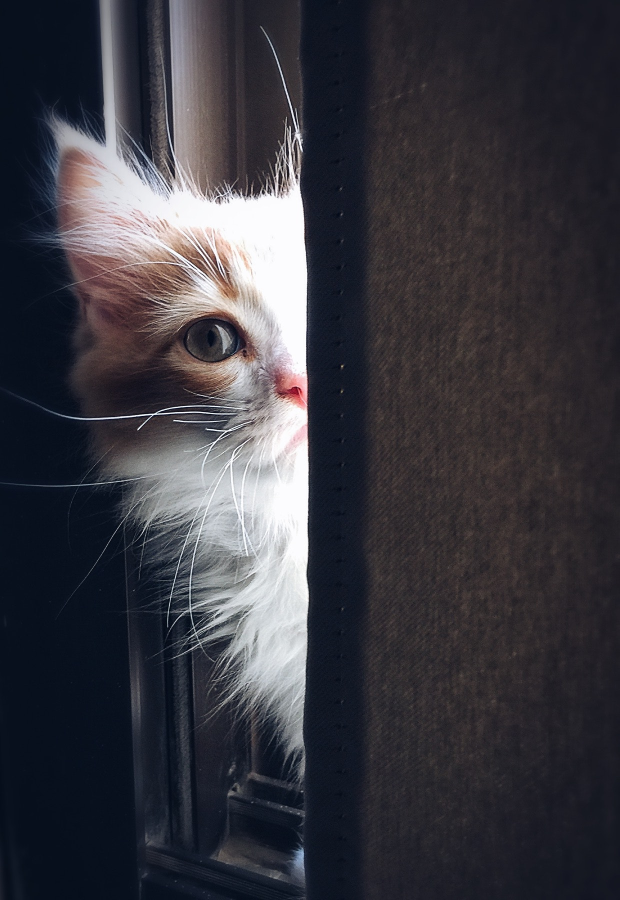
#> input picture examples/cat.jpg, 1239 x 1800 px (shown at 1/2 size)
$ python -i crop.py   (imports and definitions only)
#> lines starting #> are read from the running program, lines starting #| are printed output that depends on the picture
from PIL import Image


def scale(square_side):
    division = square_side // 10
    counter = 0
    while division:
        division = division // 10
        counter += 1
    return 10**(counter - 1)


def crop(image_name):
#> called with image_name = '../../examples/cat.jpg'
    image = Image.open(image_name)
#> image is the input picture: PIL image 1239x1800 RGB; mean R, G, B 57.8, 56.9, 64
    width = image.width
#> width = 1239
    height = image.height
#> height = 1800
    square_side = min(width, height)
#> square_side = 1239
    scaled_step = scale(square_side)
#> scaled_step = 100
    scaling = 0
    print(scaling, scaled_step, square_side, max(width, height))
#| 0 100 1239 1800
    while scaling * scaled_step + square_side < max(width, height):
        if square_side == width:
            squared_image = image.crop((0, scaling * scaled_step,
                                        square_side, square_side + scaling * scaled_step))
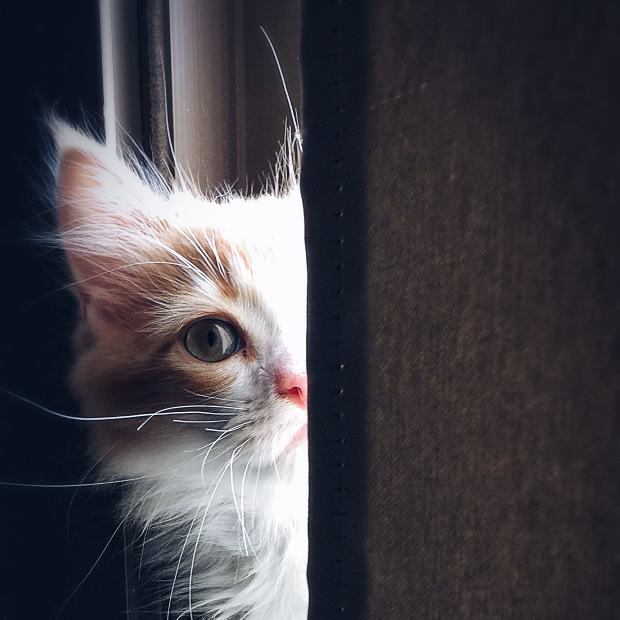
#> squared_image: PIL image 1239x1239 RGB (shown at 1/2 size); mean R, G, B 68.7, 66, 72.1
            resized_squared_image = squared_image.resize((150, 150))
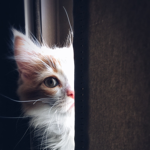
#> resized_squared_image: PIL image 150x150 RGB; mean R, G, B 68.6, 66, 72.1
            resized_squared_image.save(f"test_{scaling}.jpg")
            scaling += 1
        elif square_side == height:
            squared_image = image.crop((scaling * scaled_step, 0,
                                        square_side + scaling * scaled_step, square_side))
            resized_squared_image = squared_image.resize((150, 150))
            resized_squared_image.save(f"test_{scaling}.jpg")
            scaling += 1

>>> result = crop('../../examples/cat.jpg')
